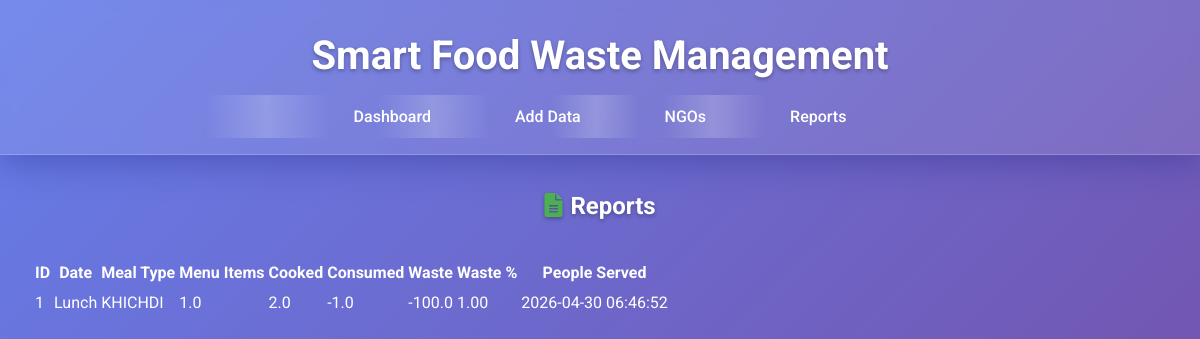
Page /reports on the committed database.
### tables this page shows
CREATE TABLE food_data (
        id INTEGER PRIMARY KEY AUTOINCREMENT,
        meal_type TEXT NOT NULL,
        menu_items TEXT NOT NULL,
        cooked REAL NOT NULL,
        consumed REAL NOT NULL,
        waste REAL NOT NULL,
        waste_pct REAL NOT NULL,
        people_served INTEGER NOT NULL,
        date TIMESTAMP DEFAULT CURRENT_TIMESTAMP
    );

### app.py (the view)
@app.route('/reports')
def reports():
    all_data = get_food_data()
    return render_template('reports.html', data=all_data)

### models.py (called while the page is built)
def get_food_data():
    conn = sqlite3.connect('smart_food.db')
    c = conn.cursor()
    c.execute('SELECT * FROM food_data ORDER BY date DESC')
    data = c.fetchall()
    conn.close()
    return data

### templates/reports.html (shortened to what this page needs)
<!DOCTYPE html>
<html lang="en">
    <head>
        <link rel="stylesheet" href="{{ url_for('static', filename='css/style.css') }}">
        <link rel="stylesheet" href="https://cdnjs.cloudflare.com/ajax/libs/font-awesome/6.0.0/css/all.min.css">
    </head>
    <body>
        <header>
            <h1>Smart Food Waste Management</h1>
            <nav>
                <a href="{{ url_for('dashboard') }}">Dashboard</a>
                <a href="{{ url_for('add_data') }}">Add Data</a>
                <a href="{{ url_for('ngos') }}">NGOs</a>
                <a href="{{ url_for('reports') }}">Reports</a>
            </nav>
        </header>
        <main>
            <h2><i class="fas fa-file-alt" style="color: var(--primary-color); margin-right: 0.5rem;"></i>Reports</h2>
            <table>
                <thead>
                    <tr>
                        <th>ID</th>
                        <th>Date</th>
                        <th>Meal Type</th>
                        <th>Menu Items</th>
                        <th>Cooked</th>
                        <th>Consumed</th>
                        <th>Waste</th>
                        <th>Waste %</th>
                        <th>People Served</th>
                    </tr>
                </thead>
                <tbody>
                    {% for row in data %}
                    <tr>
                        <td>{{ row[0] }}</td>
                        <td>{{ row[1] }}</td>
                        <td>{{ row[2] }}</td>
                        <td>{{ row[3] }}</td>
                        <td>{{ row[4] }}</td>
                        <td>{{ row[5] }}</td>
                        <td>{{ row[6] }}</td>
                        <td>{{ "%.2f"|format(row[7]) }}</td>
                        <td>{{ row[8] }}</td>
                    </tr>
                    {% endfor %}
                </tbody>
            </table>
        </main>
    </body>
</html>

### static/css/style.css (style rules this page uses)
:root { --primary-color: #4caf50; --secondary-color: #ff9800; --background-color: linear-gradient(135deg, #667eea 0%, #764ba2 100%); --card-background: rgba(255, 255, 255, 0.1); --text-color: #ffffff; --shadow: 0 8px 32px rgba(31, 38, 135, 0.37); --border-radius: 16px; --glow: 0 0 20px rgba(76, 175, 80, 0.5); }
* { box-sizing: border-box; }
body { font-family: "Roboto", sans-serif; margin: 0; padding: 0; background: var(--background-color); background-attachment: fixed; color: var(--text-color); line-height: 1.6; min-height: 100vh; }
header { background: rgba(255, 255, 255, 0.1); backdrop-filter: blur(10px); -webkit-backdrop-filter: blur(10px); color: white; padding: 1.5rem 2rem; text-align: center; box-shadow: var(--shadow); border-bottom: 1px solid rgba(255, 255, 255, 0.2); }
header h1 { margin: 0; font-size: 2.5rem; font-weight: 700; text-shadow: 0 2px 4px rgba(0, 0, 0, 0.3); animation: fadeInUp 1s ease-out; }
nav { margin-top: 1rem; }
nav a { color: white; margin: 0 1rem; text-decoration: none; padding: 0.75rem 1.5rem; border-radius: var(--border-radius); transition: all 0.3s ease; font-weight: 500; position: relative; overflow: hidden; }
nav a::before { content: ""; position: absolute; top: 0; left: -100%; width: 100%; height: 100%; background: linear-gradient( 90deg, transparent, rgba(255, 255, 255, 0.2), transparent ); transition: left 0.5s; }
main { max-width: 1200px; margin: 2rem auto; padding: 0 2rem; }
h2 { color: var(--text-color); font-weight: 700; margin-bottom: 2rem; text-align: center; text-shadow: 0 2px 4px rgba(0, 0, 0, 0.3); animation: fadeInUp 1s ease-out 0.2s both; }

### rows in the picture
food_data: id "1", meal_type "Lunch", menu_items "KHICHDI", cooked "1.0", consumed "2.0", waste "-1.0", waste_pct "-100.0", people_served "1.00", date "2026-04-30 06:46:52"
